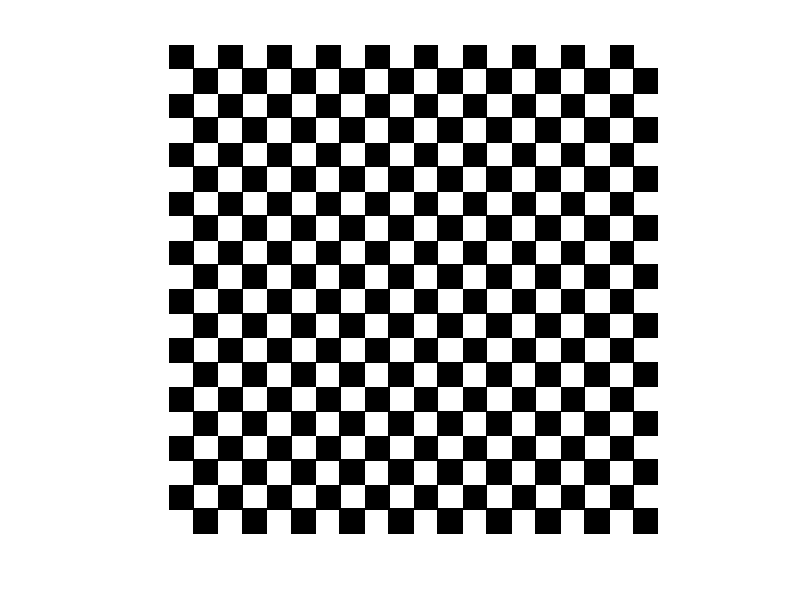

This chart was generated by the following MATLAB code:
clc;
clear;
close all;

w=ones(400);
for i=0:40:400-40
    for j=0:40:400-40
        w(i+1:i+20,j+1:j+20)=0;
        w(i+20:i+40,j+20:j+40)=0;
    end
end
imshow(w);